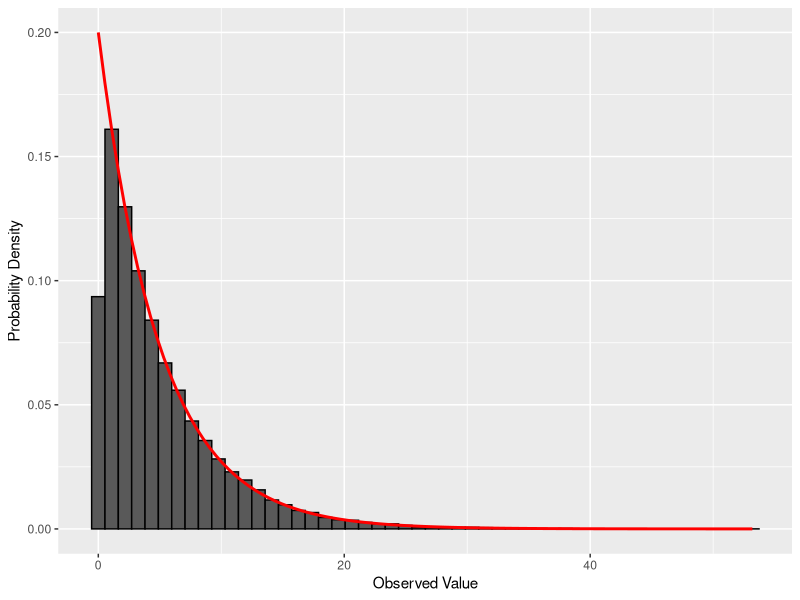
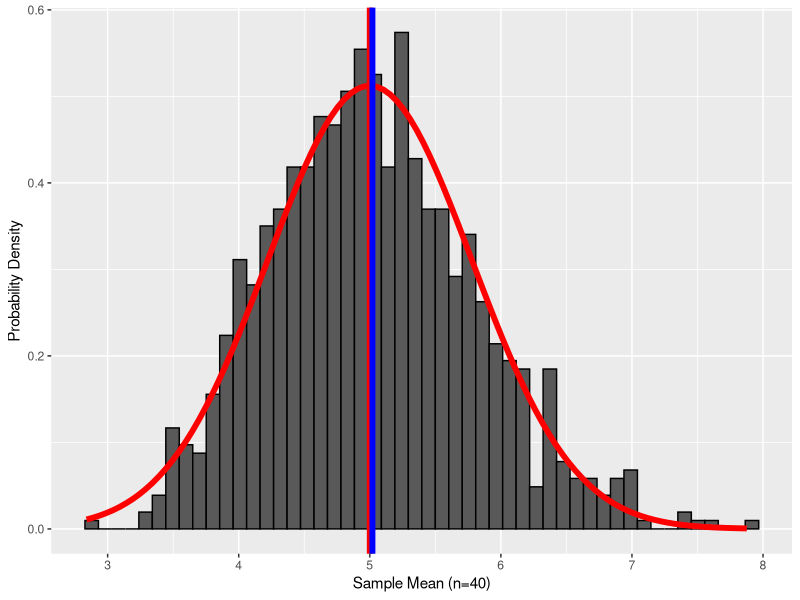
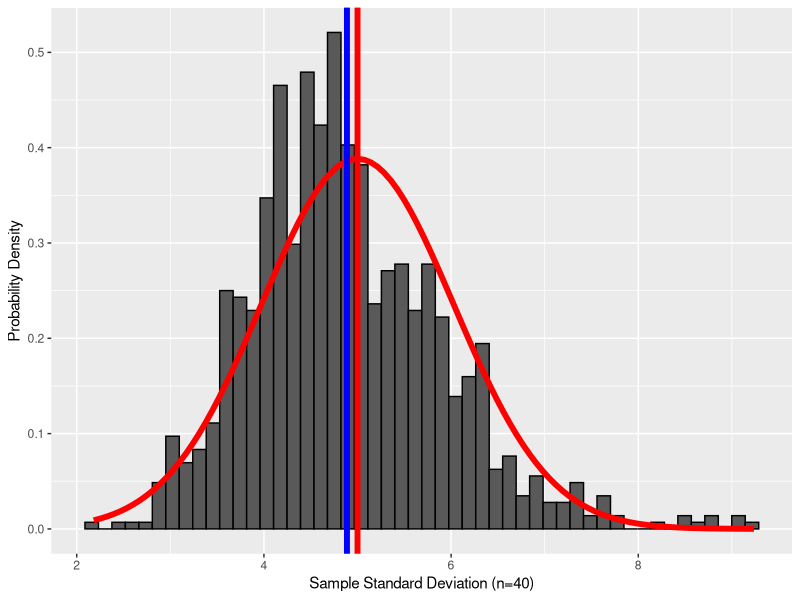
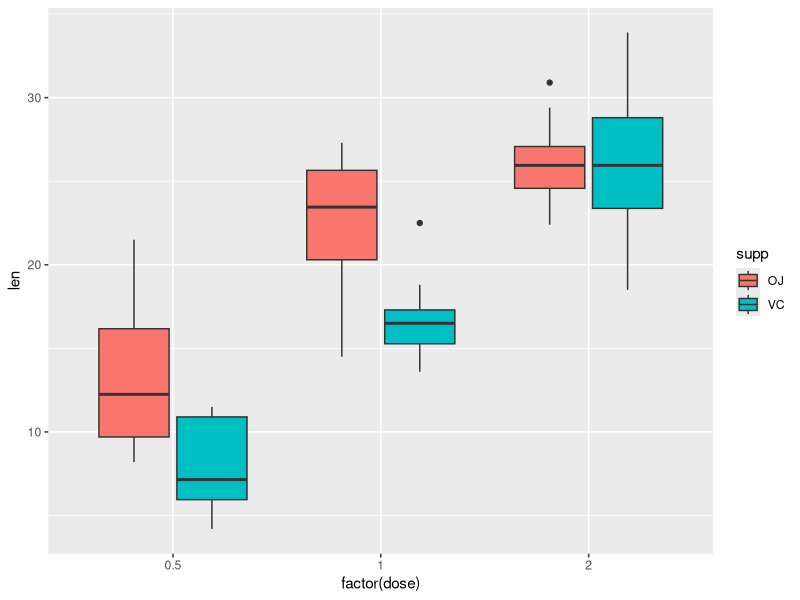

The R script that drew these images, in order:
## ---- chunk 1
knitr::opts_chunk$set(fig.pos = 'H')
## ---- chunk 2
library(ggplot2)

lambda <- 0.2
n <- 40
m <- 1000

set.seed(2018) # for reproducibility
expSamples <- rexp(n*m, lambda)
expMatrix <- matrix(expSamples, ncol=n, nrow=m)


ggplot(data.frame(exp=expSamples), aes(x=exp)) +
    geom_histogram(color="black", bins=50, aes(y=..density..)) +
    stat_function(fun=dexp,
                  color="red",
                  size=1,
                  args=list(rate=lambda))+
    labs(y="Probability Density",
         x="Observed Value")
## ---- chunk 3
# Calculate the means of the 1000 Samples
expMeans <- apply(expMatrix, 1, mean)

# Plot the distribution of means, along with the theoretical mean for
# the exponential distribution, the measured mean, and the PDF for 
# a normal distribution with a mean equal to the theoretical mean and
# a standard deviation equal to our sample standard deviation.
ggplot(data.frame(means = expMeans), aes(x=means)) +
    geom_histogram(color = "black", bins=50, aes(y=..density..)) +
    stat_function(fun=dnorm, 
                  color="red",
                  size=2,
                  args = list(mean=1/lambda, 
                              sd=sd(expMeans))) +
    geom_vline(xintercept = 1/lambda, color="red", size=2)+
    geom_vline(xintercept = mean(expMeans), color="blue", size=2) +
    labs(y="Probability Density",
         x="Sample Mean (n=40)")
## ---- chunk 4
expSDs <- apply(expMatrix, 1, sd)

ggplot(data.frame(sd = expSDs), aes(x=sd)) +
    geom_histogram(color = "black", bins=50, aes(y=..density..)) +
    stat_function(fun=dnorm, 
                  color="red",
                  size=2,
                  args = list(mean=1/lambda, 
                              sd=sd(expSDs))) +
    geom_vline(xintercept = 1/lambda, color="red", size=2)+
    geom_vline(xintercept = mean(expSDs), color="blue", size=2) +
    labs(y="Probability Density",
         x="Sample Standard Deviation (n=40)")
## ---- chunk 5
library(dplyr)

data("ToothGrowth")
summary <- ToothGrowth %>% 
           group_by(dose, supp) %>% 
           summarize(mean=mean(len), sd=sd(len), n=n())

knitr::kable(summary, caption = "Summary of Tooth Growth Data")
## ---- chunk 6
ggplot(ToothGrowth, aes(x=factor(dose), y=len, fill=supp)) +
  geom_boxplot()
## ---- chunk 7
signif <- ToothGrowth %>% 
          group_by(dose) %>% 
          summarize(p = t.test(
            len[supp=="OJ"],
            len[supp=="VC"],
            alternative = "two.sided",
            paired = FALSE)$p.value)
knitr::kable(signif, caption="Significance Level by Dose")
